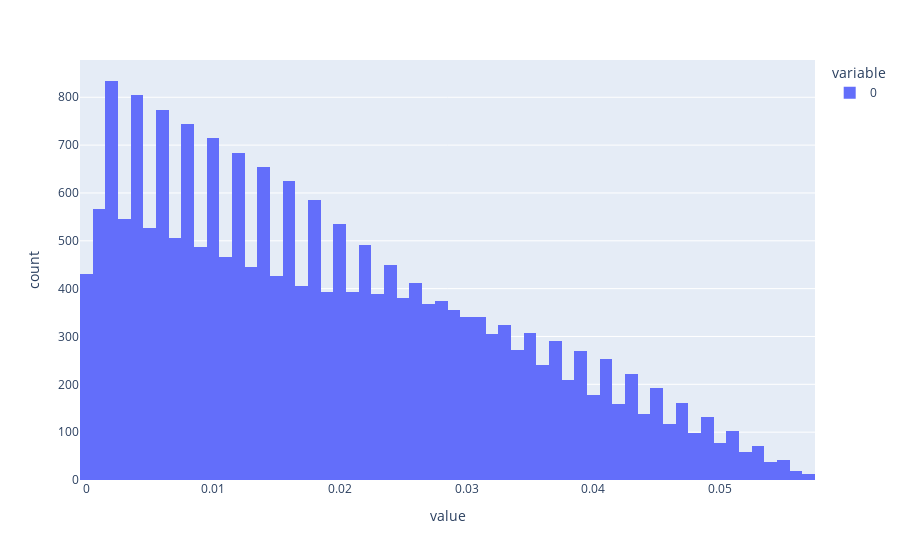

The code cell stored with this chart in its notebook:
### Code cell
from sklearn.metrics.pairwise import haversine_distances
import numpy as np

dists = haversine_distances(np.radians(np.array([data['lat'].values, data['lon'].values]).T))
# np.array([data['lat'].values, data['lon'].values]).T
px.histogram(dists.flatten()).show()

### Figure 1 — Plotly figure (JSON) as saved in the notebook; plotly's stock layout.template omitted (floating-point values rounded to 4 significant figures; data arrays with more than 128 entries replaced by an {"elided": "..."} marker saying what was removed)
{"data": [{"alignmentgroup": "True", "bingroup": "x", "hovertemplate": "variable=0<br>value=%{x}<br>count=%{y}<extra></extra>", "legendgroup": "0", "marker": {"color": "#636efa", "pattern": {"shape": ""}}, "name": "0", "offsetgroup": "0", "orientation": "v", "showlegend": true, "type": "histogram", "x": {"elided": "20736 float values"}, "xaxis": "x", "yaxis": "y"}], "layout": {"barmode": "relative", "legend": {"title": {"text": "variable"}, "tracegroupgap": 0}, "margin": {"t": 60}, "xaxis": {"anchor": "y", "domain": [0, 1], "title": {"text": "value"}}, "yaxis": {"anchor": "x", "domain": [0, 1], "title": {"text": "count"}}}}
